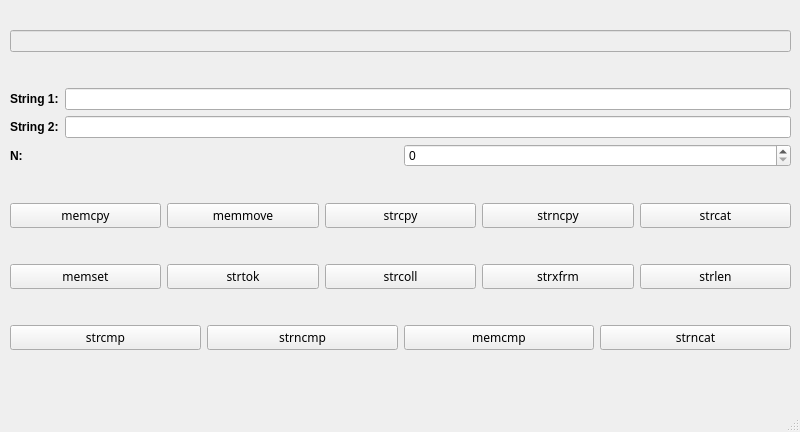
<?xml version="1.0" encoding="UTF-8"?>
<ui version="4.0">
 <class>MainWindow</class>
 <widget class="QMainWindow" name="MainWindow">
  <property name="geometry">
   <rect>
    <x>0</x>
    <y>0</y>
    <width>800</width>
    <height>432</height>
   </rect>
  </property>
  <property name="windowTitle">
   <string>MainWindow</string>
  </property>
  <property name="styleSheet">
   <string notr="true"/>
  </property>
  <widget class="QWidget" name="centralwidget">
   <widget class="QWidget" name="layoutWidget">
    <property name="geometry">
     <rect>
      <x>10</x>
      <y>0</y>
      <width>781</width>
      <height>381</height>
     </rect>
    </property>
    <layout class="QVBoxLayout" name="verticalLayout">
     <item>
      <widget class="QLineEdit" name="ln_ans">
       <property name="enabled">
        <bool>false</bool>
       </property>
      </widget>
     </item>
     <item>
      <layout class="QVBoxLayout" name="verticalLayout_2">
       <item>
        <layout class="QHBoxLayout" name="horizontalLayout_5">
         <item>
          <widget class="QLabel" name="label">
           <property name="font">
            <font>
             <bold>true</bold>
            </font>
           </property>
           <property name="text">
            <string>String 1:</string>
           </property>
          </widget>
         </item>
         <item>
          <widget class="QLineEdit" name="ln_str1"/>
         </item>
        </layout>
       </item>
       <item>
        <layout class="QHBoxLayout" name="horizontalLayout_4">
         <item>
          <widget class="QLabel" name="label_2">
           <property name="font">
            <font>
             <bold>true</bold>
            </font>
           </property>
           <property name="text">
            <string>String 2:</string>
           </property>
          </widget>
         </item>
         <item>
          <widget class="QLineEdit" name="ln_str2"/>
         </item>
        </layout>
       </item>
       <item>
        <layout class="QHBoxLayout" name="horizontalLayout_6">
         <item>
          <widget class="QLabel" name="label_3">
           <property name="font">
            <font>
             <bold>true</bold>
            </font>
           </property>
           <property name="text">
            <string>N:</string>
           </property>
          </widget>
         </item>
         <item>
          <widget class="QSpinBox" name="spb_N"/>
         </item>
        </layout>
       </item>
      </layout>
     </item>
     <item>
      <layout class="QHBoxLayout" name="horizontalLayout_3">
       <item>
        <widget class="QPushButton" name="bnt_memcpy">
         <property name="font">
          <font>
           <family>Ubuntu Mono</family>
          </font>
         </property>
         <property name="text">
          <string>memcpy</string>
         </property>
        </widget>
       </item>
       <item>
        <widget class="QPushButton" name="bnt_memmove">
         <property name="font">
          <font>
           <family>Ubuntu Mono</family>
          </font>
         </property>
         <property name="text">
          <string>memmove</string>
         </property>
        </widget>
       </item>
       <item>
        <widget class="QPushButton" name="bnt_strcpy">
         <property name="font">
          <font>
           <family>Ubuntu Mono</family>
          </font>
         </property>
         <property name="text">
          <string>strcpy</string>
         </property>
        </widget>
       </item>
       <item>
        <widget class="QPushButton" name="bnt_strncpy">
         <property name="font">
          <font>
           <family>Ubuntu Mono</family>
          </font>
         </property>
         <property name="text">
          <string>strncpy</string>
         </property>
        </widget>
       </item>
       <item>
        <widget class="QPushButton" name="bnt_strcat">
         <property name="font">
          <font>
           <family>Ubuntu Mono</family>
          </font>
         </property>
         <property name="text">
          <string>strcat</string>
         </property>
        </widget>
       </item>
      </layout>
     </item>
     <item>
      <layout class="QHBoxLayout" name="horizontalLayout_2">
       <item>
        <widget class="QPushButton" name="bnt_memset">
         <property name="font">
          <font>
           <family>Ubuntu Mono</family>
          </font>
         </property>
         <property name="text">
          <string>memset</string>
         </property>
        </widget>
       </item>
       <item>
        <widget class="QPushButton" name="bnt_strtok">
         <property name="font">
          <font>
           <family>Ubuntu Mono</family>
          </font>
         </property>
         <property name="text">
          <string>strtok</string>
         </property>
        </widget>
       </item>
       <item>
        <widget class="QPushButton" name="bnt_strcoll">
         <property name="font">
          <font>
           <family>Ubuntu Mono</family>
          </font>
         </property>
         <property name="text">
          <string>strcoll</string>
         </property>
        </widget>
       </item>
       <item>
        <widget class="QPushButton" name="bnt_strxfrm">
         <property name="font">
          <font>
           <family>Ubuntu Mono</family>
          </font>
         </property>
         <property name="text">
          <string>strxfrm</string>
         </property>
        </widget>
       </item>
       <item>
        <widget class="QPushButton" name="bnt_strlen">
         <property name="font">
          <font>
           <family>Ubuntu Mono</family>
          </font>
         </property>
         <property name="text">
          <string>strlen</string>
         </property>
        </widget>
       </item>
      </layout>
     </item>
     <item>
      <layout class="QHBoxLayout" name="horizontalLayout">
       <item>
        <widget class="QPushButton" name="bnt_strcmp">
         <property name="font">
          <font>
           <family>Ubuntu Mono</family>
          </font>
         </property>
         <property name="text">
          <string>strcmp</string>
         </property>
        </widget>
       </item>
       <item>
        <widget class="QPushButton" name="bnt_strncmp">
         <property name="font">
          <font>
           <family>Ubuntu Mono</family>
          </font>
         </property>
         <property name="text">
          <string>strncmp</string>
         </property>
        </widget>
       </item>
       <item>
        <widget class="QPushButton" name="bnt_memcmp">
         <property name="font">
          <font>
           <family>Ubuntu Mono</family>
          </font>
         </property>
         <property name="text">
          <string>memcmp</string>
         </property>
        </widget>
       </item>
       <item>
        <widget class="QPushButton" name="bnt_strncat">
         <property name="font">
          <font>
           <family>Ubuntu Mono</family>
          </font>
         </property>
         <property name="text">
          <string>strncat</string>
         </property>
        </widget>
       </item>
      </layout>
     </item>
    </layout>
   </widget>
  </widget>
  <widget class="QMenuBar" name="menubar">
   <property name="geometry">
    <rect>
     <x>0</x>
     <y>0</y>
     <width>800</width>
     <height>22</height>
    </rect>
   </property>
  </widget>
  <widget class="QStatusBar" name="statusbar"/>
 </widget>
 <resources/>
 <connections/>
</ui>
